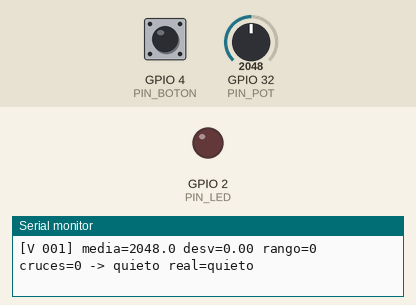
The program below on a simulated ESP32. On the bench: output pins drawn as LEDs (lit = HIGH), the last lines printed to the serial monitor. The inputs (shaded band) are chosen by the test bench; at power-on: GPIO 32 (PIN_POT) = 2048, GPIO 4 (PIN_BOTON) HIGH.

Above: at 1.3 s.
1.4 s: GPIO 32 (PIN_POT) set to 2866
At 2.4 s:
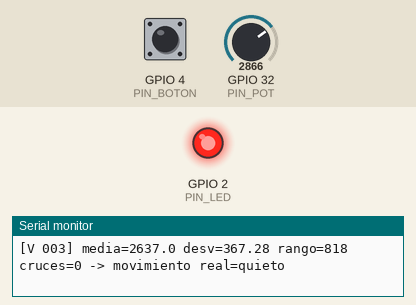
9.1 s: GPIO 32 (PIN_POT) set to 3603
At 10.4 s:
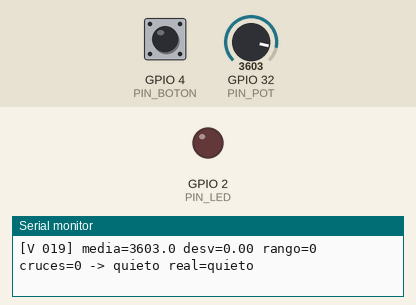
Timing chart, 0 to 12.1 s (numbered marks = the images above; inputs shaded):
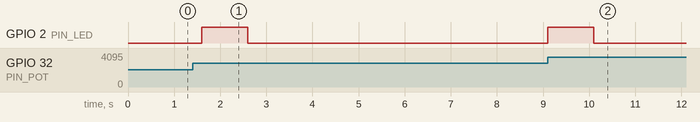

Measured:
- after the input at 1.4 s, GPIO 2 (PIN_LED): LOW → HIGH after 0.20 s, → LOW 1.0 s later
- after the input at 9.1 s, GPIO 2 (PIN_LED): LOW → HIGH at once, → LOW 1.0 s later

The program:

main.cpp
```cpp
// Ejemplo 20 - Un umbral fijo sobre la ventana: quieto o movimiento
// El potenciómetro (GPIO 32) se muestrea a 50 Hz. Cada 0,5 s se cierra una
// ventana de 1 s (50 muestras, 50 % de solapamiento) y se resume en cuatro
// características: media, desviación, rango y cruces (lib/Ventana).
// La decisión es una sola regla: si la desviación supera UMBRAL_DESV, hay
// movimiento y se enciende el LED del GPIO 2.
//
// El pulsador (GPIO 4) dice qué gesto estás haciendo DE VERDAD: quieto ->
// giro -> vaiven -> quieto... Con esa etiqueta el programa cuenta aciertos y
// errores en una matriz de confusión 3 x 2. La matriz muestra el límite del
// umbral: separa quieto de movimiento, pero giro y vaiven caen en la misma
// columna. Para distinguirlos hace falta mirar más de una característica
// (los cruces), y eso es lo que aprende el modelo de los ejemplos 21 a 23.

#include <Arduino.h>
#include "Boton.h"
#include "Ventana.h"

const uint8_t PIN_POT = 32;  // potenciómetro (ADC1)
const uint8_t PIN_BOTON = 4; // pulsador a GND, INPUT_PULLUP
const uint8_t PIN_LED = 2;   // LED: encendido = movimiento

// Umbral de la desviación, en códigos del ADC. Con la mano quieta solo queda
// el ruido del ADC: desviaciones pequeñas (casi 0 en Wokwi; en una placa
// real, del orden de 10 códigos, según la placa y el cableado). Al mover la
// perilla suben a decenas o cientos. Prueba a subirlo y bajarlo y mira la matriz.
const float UMBRAL_DESV = 40.0f;

// Cada cuántas ventanas se imprime la matriz (40 ventanas = 20 s)
const uint32_t VENTANAS_POR_MATRIZ = 40;

const uint8_t N_ETIQUETAS = 3;
const char* const ETIQUETA[N_ETIQUETAS] = {"quieto", "giro", "vaiven"};
const char* const DECISION[2] = {"quieto", "movimiento"};

Ventana ventana(PIN_POT);
Boton boton(PIN_BOTON);
uint8_t etiqueta = 0;                     // gesto real, lo elige el pulsador
uint32_t matriz[N_ETIQUETAS][2] = {};     // filas = real, columnas = decisión

void imprimirMatriz() {
    Serial.printf("[MATRIZ] tras %lu ventanas (filas = real con el pulsador, columnas = decision)\n",
                  (unsigned long)ventana.numero());
    Serial.println("              quieto  movimiento");
    for (uint8_t f = 0; f < N_ETIQUETAS; f++) {
        Serial.printf("  %-8s  %8lu  %10lu\n", ETIQUETA[f],
                      (unsigned long)matriz[f][0], (unsigned long)matriz[f][1]);
    }
}

void setup() {
    Serial.begin(115200);
    delay(100);
    pinMode(PIN_LED, OUTPUT);
    digitalWrite(PIN_LED, LOW);
    boton.begin();
    ventana.begin();

    Serial.println();
    Serial.println("[INICIO] Ejemplo 20 - Umbral fijo sobre la ventana");
    Serial.println("[VENTANA] 50 Hz, 50 muestras (1 s), salto 25 (50 % de solapamiento)");
    Serial.printf("[UMBRAL] desv > %.1f -> movimiento\n", UMBRAL_DESV);
    Serial.printf("[ETIQUETA] real=%s (pulsa el boton del GPIO 4 para cambiarla)\n", ETIQUETA[etiqueta]);
}

void loop() {
    boton.update();
    ventana.update();  // toma una muestra cada 20 ms, sin bloquear

    // Pulsador: siguiente gesto real. Se vacía la ventana para que ninguna
    // ventana mezcle el gesto anterior con el nuevo.
    if (boton.fuePulsado()) {
        etiqueta = (etiqueta + 1) % N_ETIQUETAS;
        ventana.reiniciar();
        Serial.printf("[ETIQUETA] real=%s\n", ETIQUETA[etiqueta]);
    }

    if (ventana.hayVentana()) {
        Caracteristicas c;
        ventana.extraer(c);

        // La regla entera: una comparación
        uint8_t decision = (c.desv > UMBRAL_DESV) ? 1 : 0;
        digitalWrite(PIN_LED, decision ? HIGH : LOW);
        matriz[etiqueta][decision]++;

        Serial.printf("[V %03lu] media=%.1f desv=%.2f rango=%.0f cruces=%.0f -> %s real=%s\n",
                      (unsigned long)ventana.numero(), c.media, c.desv, c.rango, c.cruces,
                      DECISION[decision], ETIQUETA[etiqueta]);

        if (ventana.numero() % VENTANAS_POR_MATRIZ == 0) {
            imprimirMatriz();
        }
    }
}
```
